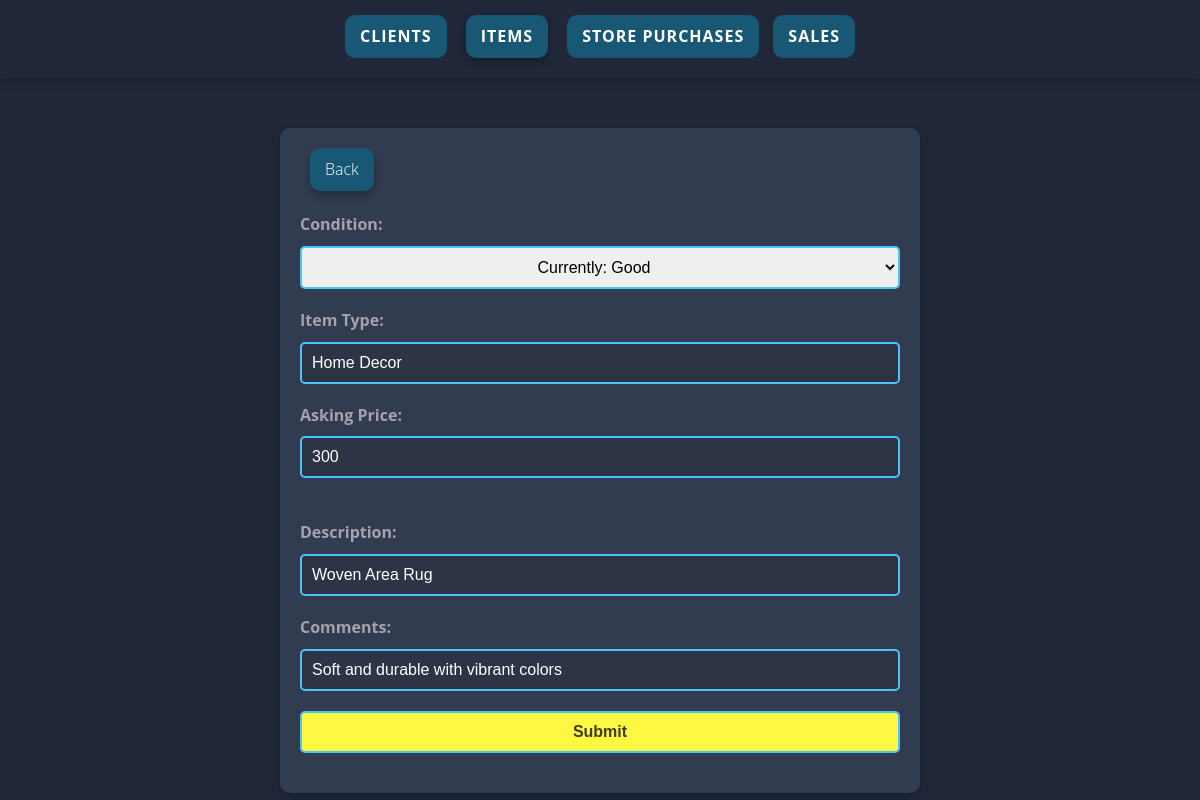
The app's page /htdocs/pt5_stillwaterDB/update_i.php?action=edit&item_num=30, older data.
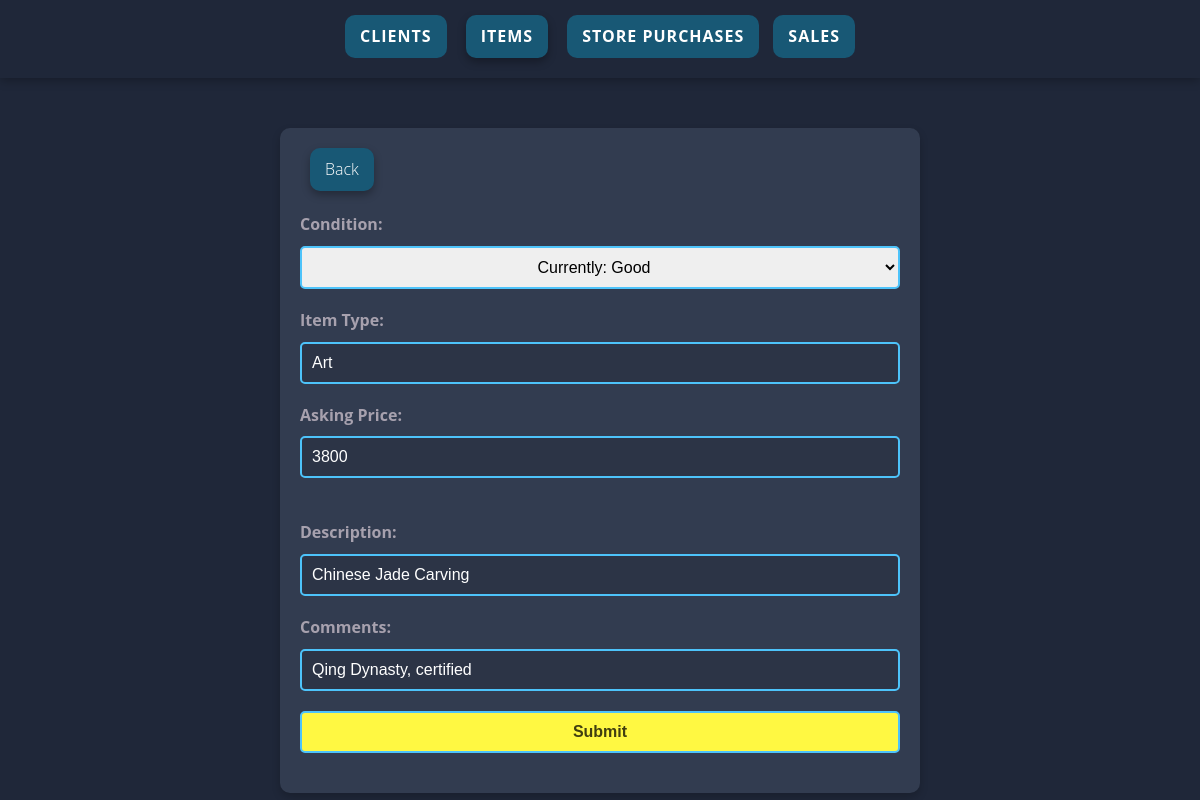
The same page, newer data.
### tables this page shows
CREATE TABLE `items` (
  `item_num` int(11) NOT NULL AUTO_INCREMENT,
  `description` text DEFAULT NULL,
  `asking_price` bigint(20) DEFAULT NULL,
  `critiqued_comments` text DEFAULT NULL,
  `condition` text DEFAULT NULL,
  `item_type` text DEFAULT NULL,
  `is_sold` tinyint(1) DEFAULT 0,
  PRIMARY KEY (`item_num`)
);

### htdocs/pt5_stillwaterDB/update_i.php (the view, shortened to what this page needs)
<?php
include("database.php");
include("nav.php");
$item_num = $_GET['item_num'];
$sql = "SELECT * FROM items WHERE item_num = '$item_num'";
$query = mysqli_query($conn, $sql);
$itemData = mysqli_fetch_assoc($query);
?>
<form action="update_i.php?item_num=<?php echo $item_num; ?>" method="post">
    <a href="items.php">Back</a>
    <br><br>
    <label for="condition">Condition: </label>
    <select name="condition" id="condition" required>
        <option value="" disabled selected align="center">Currently: <?php echo htmlspecialchars($itemData['condition']); ?></option>
    </select>
    <label for="item_type">Item Type:</label>
    <input type="text" id="item_type" name="item_type" value="<?php echo $itemData['item_type']; ?>" required><br>
    <label for="asking_price">Asking Price:</label>
    <input type="number" id="asking_price" name="asking_price" value="<?php echo $itemData['asking_price']; ?>" required><br><br>
    <label for="description">Description:</label>
    <input type="text" id="description" name="description" value="<?php echo $itemData['description']; ?>" required><br>
    <label for="critiqued_comments">Comments:</label>
    <input type="text" id="critiqued_comments" name="critiqued_comments" value="<?php echo $itemData['critiqued_comments']; ?>" required><br>
    <input type="submit" name="submit" value="Submit">
</form>

Row changes from the older to the newer data that the page shows:
changed items: item_type "Home Decor" → "Art"; asking_price "300" → "3800"; description "Woven Area Rug" → "Chinese Jade Carving"; critiqued_comments "Soft and durable with vibrant colors" → "Qing Dynasty, certified"
